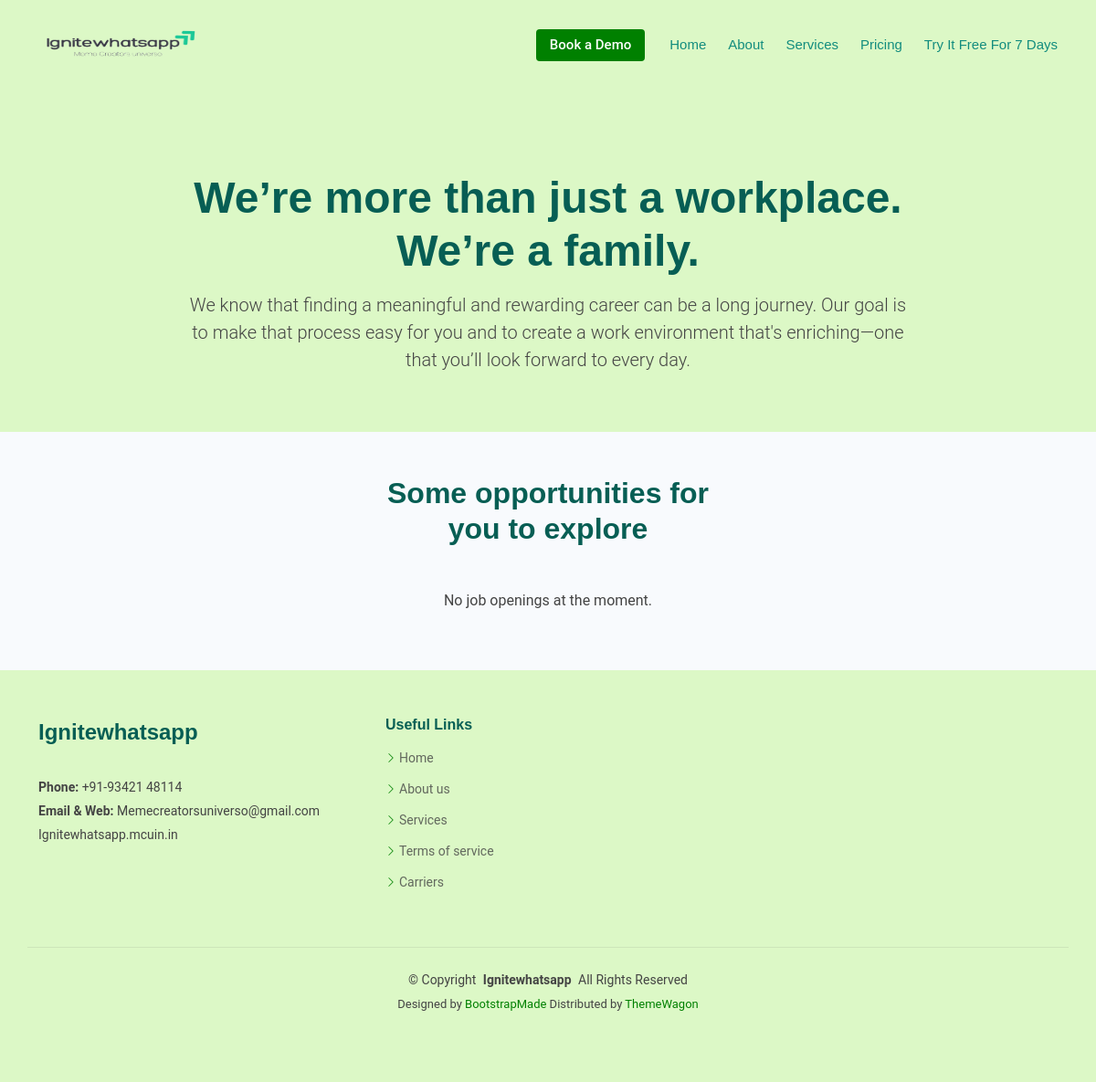
Before: /carriers/ with the older database file.
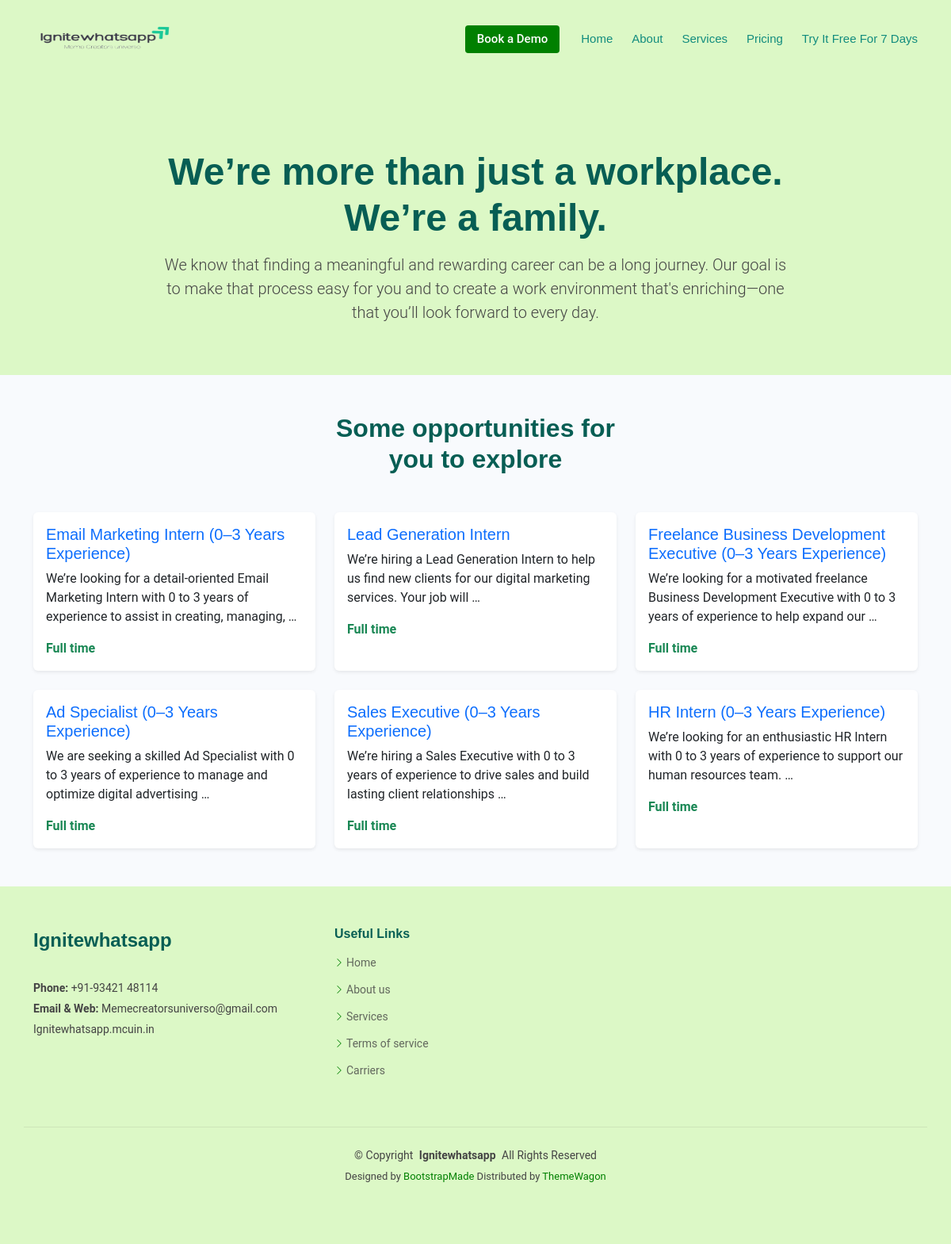
After: the same page with the newer database file.
### chat/models.py (models this page shows, shortened)
class Job(models.Model):
    title = models.CharField(max_length=200)
    slug = models.SlugField(unique=True)
    description = models.TextField()
    location = models.CharField(max_length=100, default="India")
    job_type = models.CharField(max_length=50, default="Full time")
    stipend = models.CharField(max_length=100, blank=True, null=True)

### chat/views.py (the view)
# urls.py: path('carriers/', views.carriers_view, name='carriers'),
def carriers_view(request):
    jobs = Job.objects.all()
    return render(request, 'chat/carriers.html', {'jobs': jobs})

### chat/templates/chat/carriers.html (shortened to what this page needs)
{% load static %}
<!DOCTYPE html>
<html lang="en">
<head>
    <link href="{% static 'assets/vendor/bootstrap/css/bootstrap.min.css' %}" rel="stylesheet">
    <link href="{% static 'assets/vendor/bootstrap-icons/bootstrap-icons.css' %}" rel="stylesheet">
    <link href="{% static 'assets/css/main.css' %}" rel="stylesheet">
</head>
<body class="careers-page">
    <header id="header" class="header d-flex align-items-center fixed-top">
        <div class="container-fluid container-xl position-relative d-flex align-items-center">
            <a href="{% url 'home' %}" class="logo d-flex align-items-center me-auto">
                <img src="{% static 'assets/img/logo.png' %}" alt="Logo" style="height: 120px" width="180px">
            </a>
            <nav id="navmenu" class="navmenu">
                <ul>
                    <li><a href="{% url 'home' %}#hero">Home</a></li>
                    <li><a href="{% url 'home' %}#about">About</a></li>
                    <li><a href="{% url 'home' %}#services">Services</a></li>
                    <li><a href="{% url 'home' %}#portfolio">Pricing</a></li>
                    <li><a href="{% url 'home' %}#contact">Try It Free For 7 Days</a></li>
                </ul>
            </nav>
            <a class="btn-getstarted" href="{% url 'home' %}#contact">Book a Demo</a>
        </div>
    </header>
    <main class="main" style="margin-top: 140px;">
        <section class="career-intro text-center py-5">
            <div class="container">
                <h1 class="display-5 fw-bold mb-3">We’re more than just a workplace.<br>We’re a family.</h1>
                <p class="lead mx-auto" style="max-width: 800px;">
                    We know that finding a meaningful and rewarding career can be a long journey.
                    Our goal is to make that process easy for you and to create a work environment that's
                    enriching—one that you’ll look forward to every day.
                </p>
            </div>
        </section>
        <section class="job-openings py-5" style="background-color: #f8fafd;">
            <div class="container">
                <h2 class="text-center mb-5 fw-bold">Some opportunities for<br>you to explore</h2>
                <div class="row g-4">
                    {% for job in jobs %}
                    <div class="col-lg-4 col-md-6">
                        <div class="card h-100 shadow-sm border-0" data-bs-toggle="modal"
                            data-bs-target="#jobModal{{ job.id }}" style="cursor: pointer;">
                            <div class="card-body">
                                <h5 class="card-title text-primary">{{ job.title }}</h5>
                                <p class="card-text">{{ job.description|truncatewords:20 }}</p>
                                <p class="text-success fw-semibold mb-0">{{ job.job_type }}</p>
                            </div>
                        </div>
                    </div>
                    {% empty %}
                    <p class="text-center">No job openings at the moment.</p>
                    {% endfor %}
                </div>
            </div>
        </section>
    </main>
    <footer id="footer" class="footer">
        <div class="container footer-top">
            <div class="row gy-4">
                <div class="col-lg-4 col-md-6 footer-about">
                    <a href="index.html" class="d-flex align-items-center">
                        <span class="sitename">Ignitewhatsapp</span>
                    </a>
                    <div class="footer-contact pt-3">
                        <p class="mt-3"><strong>Phone:</strong> <span> +91-93421 48114</span></p>
                        <p><strong> Email & Web:</strong> <span>Memecreatorsuniverso@gmail.com</span></p>
                        <span>Ignitewhatsapp.mcuin.in</span>
                    </div>
                </div>
                <div class="col-lg-2 col-md-3 footer-links">
                    <h4>Useful Links</h4>
                    <ul>
                        <li><i class="bi bi-chevron-right"></i> <a href="#">Home</a></li>
                        <li><i class="bi bi-chevron-right"></i> <a href="#">About us</a></li>
                        <li><i class="bi bi-chevron-right"></i> <a href="#">Services</a></li>
                        <li><i class="bi bi-chevron-right"></i> <a href="#">Terms of service</a></li>
                        <li><i class="bi bi-chevron-right"></i> <a href="{% url 'carriers' %}">Carriers</a></li>
                    </ul>
                </div>
            </div>
        </div>
        <div class="container copyright text-center mt-4">
            <p>© <span>Copyright</span> <strong class="px-1 sitename">Ignitewhatsapp</strong> <span>All Rights
                    Reserved</span></p>
            <div class="credits">
                Designed by <a href="https://bootstrapmade.com/">BootstrapMade</a> Distributed by <a
                    href=“https://themewagon.com>ThemeWagon
            </div>
        </div>
    </footer>
</body>
</html>

### chat/static/assets/css/main.css (style rules this page uses)
:root { --default-font: "Roboto", system-ui, -apple-system, "Segoe UI", Roboto, "Helvetica Neue", Arial, "Noto Sans", "Liberation Sans", sans-serif, "Apple Color Emoji", "Segoe UI Emoji", "Segoe UI Symbol", "Noto Color Emoji"; --heading-font: "Nunito", sans-serif; --nav-font: "Poppins", sans-serif; }
:root { --background-color: #dcf8c6; --default-color: #444444; --heading-color: #075e54; --accent-color: green; --surface-color: #ece5dd; --contrast-color: #ffffff; }
:root { --nav-color: #128c7e; --nav-hover-color: #25d366; --nav-mobile-background-color: #ffffff; --nav-dropdown-background-color: #ffffff; --nav-dropdown-color: #212529; --nav-dropdown-hover-color: #4154f1; }
:root { scroll-behavior: smooth; }
body { color: var(--default-color); background-color: var(--background-color); font-family: var(--default-font); }
a { color: var(--accent-color); text-decoration: none; transition: 0.3s; }
h1, h2, h3, h4, h5, h6 { color: var(--heading-color); font-family: var(--heading-font); }
.header { color: var(--default-color); background-color: var(--background-color); padding: 20px 0; transition: all 0.5s; z-index: 997; }
.header .logo { line-height: 1; }
.header .logo img { max-height: 36px; margin-right: 8px; }
.header .btn-getstarted, .header .btn-getstarted:focus { color: var(--contrast-color); background: var(--accent-color); font-size: 15px; padding: 8px 25px; margin: 0 0 0 30px; border-radius: 4px; transition: 0.3s; font-weight: 500; }
@media (max-width: 1200px) { .header .logo { order: 1; } }
@media (max-width: 1200px) { .header .btn-getstarted { order: 2; margin: 0 15px 0 0; padding: 6px 15px; } }
@media (max-width: 1200px) { .header .navmenu { order: 3; } }
@media (min-width: 1200px) { .navmenu { padding: 0; } }
@media (min-width: 1200px) { .navmenu ul { margin: 0; padding: 0; display: flex; list-style: none; align-items: center; } }
@media (min-width: 1200px) { .navmenu li { position: relative; } }
@media (min-width: 1200px) { .navmenu a, .navmenu a:focus { color: var(--nav-color); padding: 18px 12px; font-size: 15px; font-family: var(--nav-font); font-weight: 500; display: flex; align-items: center; justify-content: space-between; white-space: nowrap; transition: 0.3s; } }
@media (min-width: 1200px) { .navmenu li:last-child a { padding-right: 0; } }
.footer { color: var(--default-color); background-color: var(--background-color); font-size: 14px; padding-bottom: 50px; position: relative; }
.footer .footer-top { padding-top: 50px; }
.footer h4 { font-size: 16px; font-weight: bold; position: relative; padding-bottom: 12px; }
.footer .footer-links { margin-bottom: 30px; }
.footer .footer-links ul { list-style: none; padding: 0; margin: 0; }
.footer .footer-links ul i { margin-right: 3px; font-size: 12px; line-height: 0; color: var(--accent-color); }
.footer .footer-links ul li { padding: 10px 0; display: flex; align-items: center; }
.footer .footer-links ul li:first-child { padding-top: 0; }
.footer .footer-links ul a { display: inline-block; color: color-mix(in srgb, var(--default-color), transparent 20%); line-height: 1; }
.footer .footer-about a { color: var(--heading-color); font-size: 24px; font-weight: 600; font-family: var(--heading-font); }
.footer .footer-contact p { margin-bottom: 5px; }
.footer .copyright { padding-top: 25px; padding-bottom: 25px; border-top: 1px solid color-mix(in srgb, var(--default-color), transparent 90%); }
.footer .copyright p { margin-bottom: 0; }
.footer .credits { margin-top: 6px; font-size: 13px; }
section, .section { color: var(--default-color); background-color: var(--background-color); padding: 60px 0; scroll-margin-top: 98px; overflow: clip; }

Changed rows visible on the page:
added Job: title "Email Marketing Intern (0–3 Years Experience)", description "We’re looking for a detail-oriented Email Marketing Intern with 0 to 3 years of experience to assist in creating, managing, …", job_type "Full time"
added Job: title "Lead Generation Intern", description "We’re hiring a Lead Generation Intern to help us find new clients for our digital marketing services. Your job will …", job_type "Full time"
added Job: title "Freelance Business Development Executive (0–3 Years Experience)", description "We’re looking for a motivated freelance Business Development Executive with 0 to 3 years of experience to help expand our …", job_type "Full time"
added Job: title "Ad Specialist (0–3 Years Experience)", description "We are seeking a skilled Ad Specialist with 0 to 3 years of experience to manage and optimize digital advertising …", job_type "Full time"
added Job: title "Sales Executive (0–3 Years Experience)", description "We’re hiring a Sales Executive with 0 to 3 years of experience to drive sales and build lasting client relationships …", job_type "Full time"
added Job: title "HR Intern (0–3 Years Experience)", description "We’re looking for an enthusiastic HR Intern with 0 to 3 years of experience to support our human resources team. …", job_type "Full time"
Other visible differences:
text no longer shown: "No job openings at the moment."
